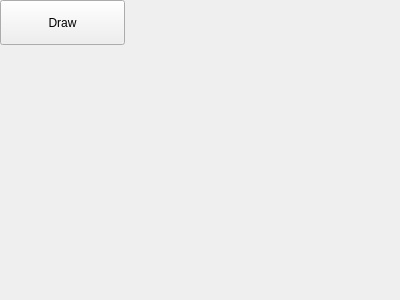
<?xml version="1.0" encoding="UTF-8"?>
<ui version="4.0">
 <class>Form</class>
 <widget class="QWidget" name="Form">
  <property name="geometry">
   <rect>
    <x>0</x>
    <y>0</y>
    <width>400</width>
    <height>300</height>
   </rect>
  </property>
  <property name="windowTitle">
   <string>Form</string>
  </property>
  <widget class="QPushButton" name="pushButton">
   <property name="geometry">
    <rect>
     <x>0</x>
     <y>0</y>
     <width>125</width>
     <height>45</height>
    </rect>
   </property>
   <property name="text">
    <string>Draw</string>
   </property>
  </widget>
 </widget>
 <resources/>
 <connections/>
</ui>
